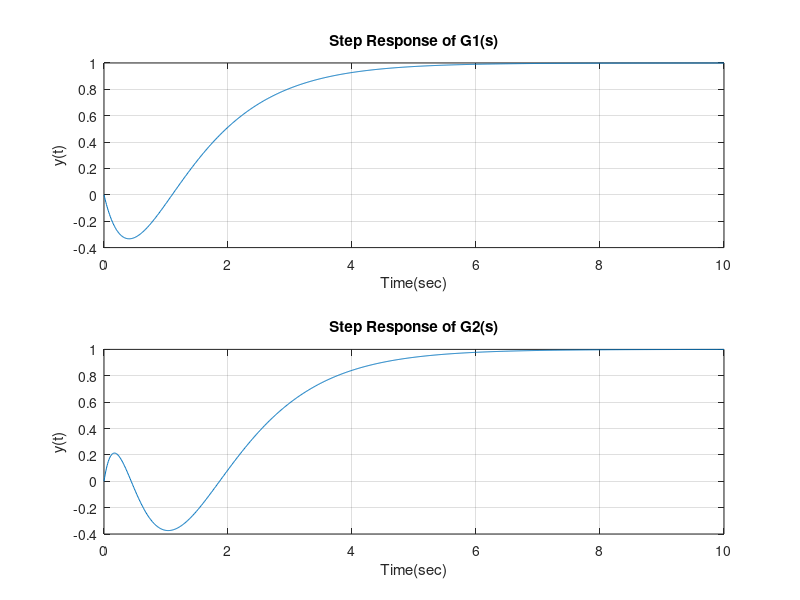

This figure's MATLAB source:
s=tf('s');
u=1/s;
sysG1=-u*2*(s-1)/((s+1)*(s+2));
sysG2=u*3*(s-1)*(s-2)/((s+1)*(s+2)*(s+3));
t=0:0.01:10;
y1=impulse(sysG1,t);
y2=impulse(sysG2,t);
subplot(2,1,1),plot(t,y1);
xlabel('Time(sec)');
ylabel('y(t)');
title('Step Response of G1(s)');
grid;
subplot(2,1,2),plot(t,y2);
xlabel('Time(sec)');
ylabel('y(t)');
title('Step Response of G2(s)');
grid;
hold on;
